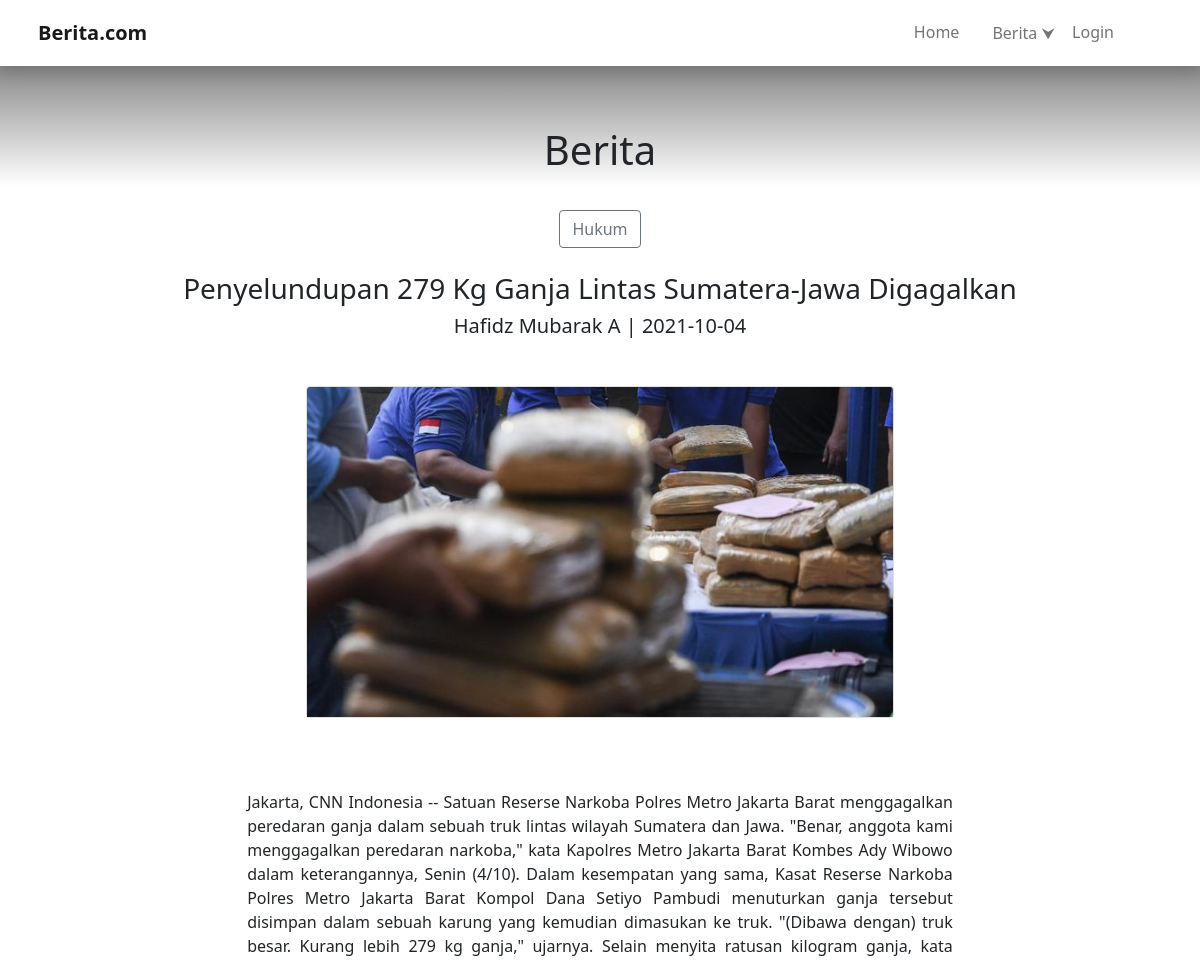
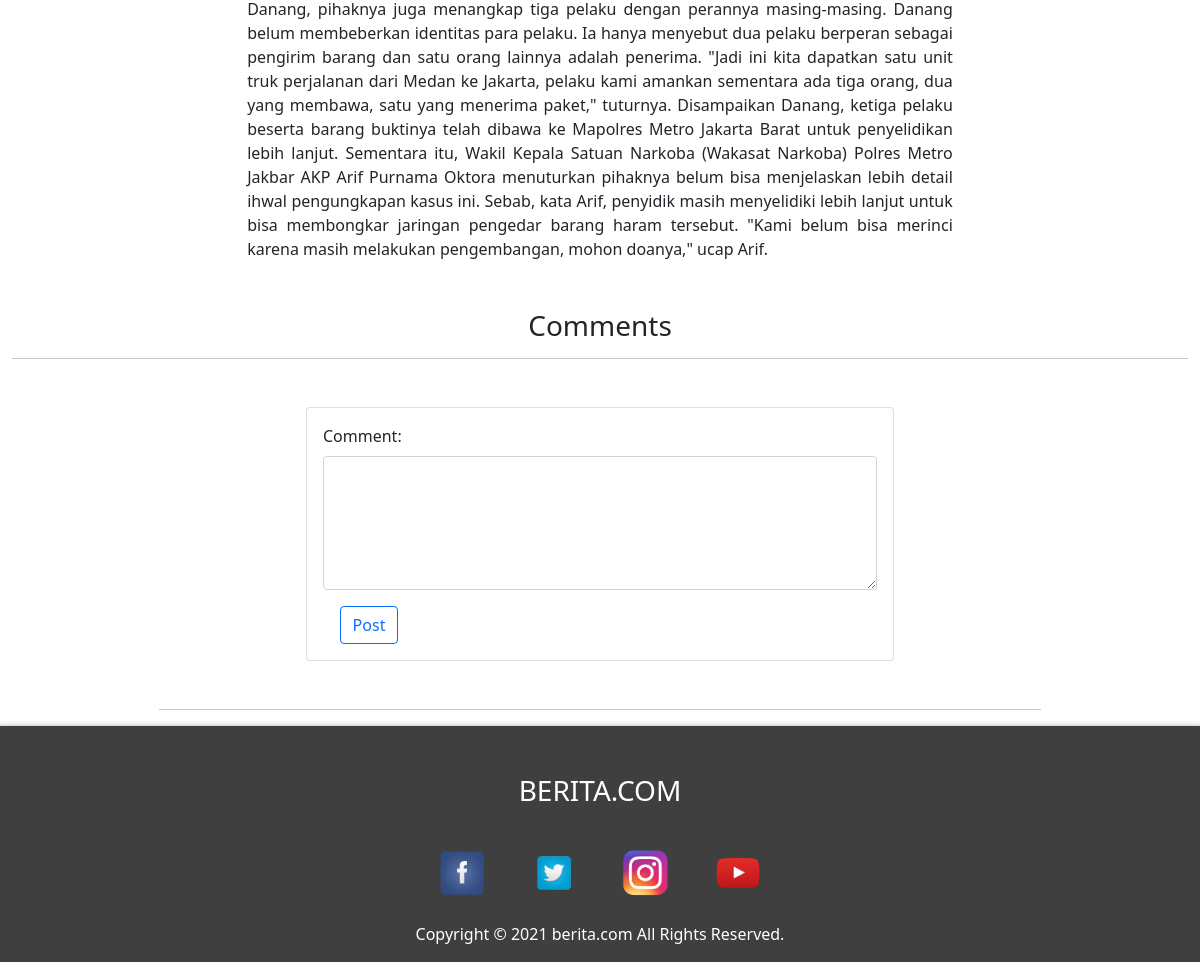
Page /view/newsDetail.php?id_berita=1 on the committed database (2 pictures, top to bottom).
### tables this page shows
CREATE TABLE `berita` (
  `judul` varchar(100) DEFAULT NULL,
  `kategori` varchar(50) DEFAULT NULL,
  `gambar` varchar(100) DEFAULT NULL,
  `penulis` varchar(50) DEFAULT NULL,
  `tanggal` date DEFAULT NULL,
  `konten` text DEFAULT NULL,
  `ID_post` int(11) DEFAULT NULL
);

### model/news_fetch_specific.php (called while the page is built)
<?php
    $queryBerita = $db->prepare("SELECT * from berita WHERE ID_post=:id_berita");
    $queryBerita->bindParam(":id_berita", $id_berita);
    $queryBerita->execute();
    $beritas = $queryBerita->fetch();
?>

### view/newsDetail.php (the view, shortened to what this page needs)
<?php
    include '..\include\db_connect.php';
    $id_berita = $_GET['id_berita'];
    include '..\model\news_fetch_specific.php';
?>
<!DOCTYPE html>
<html>
    <?php include 'head.php' ?>
    <body>
        <?php include 'navbar.php' ?>
        <div class="news-header">
            <h1 class="news-header-title">Berita</h1>
        </div>
        <div class="container-fluid">
            <div class="newsTitle mt-4">
                <a class="btn btn-outline-secondary" href="news.php?kategori=<?= $beritas['kategori'] ?>"><?= $beritas['kategori'] ?></a><br><br>
                <h3><?= $beritas['judul'] ?></h3>
                <h5><?= $beritas['penulis'] ?> | <?= $beritas['tanggal'] ?></h5>
                <div class="card w-50 mx-auto my-5">
                    <img src="..\assets\news\<?= $beritas['gambar'] ?>" class="card-img-top">
                </div><br>
                <div class="newsContent">
                    <?= $beritas['konten'] ?>
                </div>
            </div>
            <div class="mt-5 mb-2" style="text-align: center"><h3>Comments</h3><hr></div>
            <div class="card width-comment mx-auto my-5">
                <div class="card-body">
                    <form id="login" method="post" action="..\controller\insert_comment.php">
                        <label for="email" class="form-label">Comment:</label>
                        <div class="row">
                            <div class="col-auto">
                                <textarea id="comment" class="form-control" name="comment" rows="5" cols="80" style="transition:0.25s"></textarea>
                            </div>
                        </div>
                        <div class="row mt-3">
                            <div class="col-12">
                                <input type="submit" class="btn btn-outline-primary" style="margin-left: 3%" id="submit" value="Post">
                            </div>
                        </div>
                    </form>
                </div>
            </div>
            <div class="w-75 m-auto">
                <hr>
            </div>
        </div>
        <?php include 'footer.php'; ?>
    </body>
</html>

### assets/mainStyle.css (style rules this page uses)
.news-header { padding: 5%; background-image: linear-gradient(to top, rgba(138, 138, 138, 0), rgba(138,138,138,1)); width: 100%; height: 100px; }
.news-header-title { text-align: center; }
.newsTitle { text-align: center; }
.newsContent { text-align: justify; margin-left: 20%; margin-right: 20%; }
@media only screen and (min-width: 768px) { .width-comment { width: 50%; } }

### rows in the picture
berita: kategori "Hukum", judul "Penyelundupan 279 Kg Ganja Lintas Sumatera-Jawa Digagalkan", penulis "Hafidz Mubarak A", tanggal "2021-10-04", gambar (picture), konten "Jakarta, CNN Indonesia -- Satuan Reserse Narkoba Polres Metro Jakarta Barat menggagalkan peredaran ganja dalam sebuah truk lintas wilayah Sumatera dan Jawa. \"Benar, anggota kami menggagalkan peredaran narkoba,\" kata Kapolres Metro Jakarta Barat Kombes Ady Wibowo dalam keterangannya, Senin (4/10). Dalam kesempatan yang sama, Kasat Reserse Narkoba Polres Metro Jakarta Barat Kompol Dana Setiyo Pambudi menuturkan ganja tersebut disimpan dalam sebuah karung yang kemudian dimasukan ke truk. \"(Dibawa dengan) truk besar. Kurang lebih 279 kg ganja,\" ujarnya. Selain menyita ratusan kilogram ganja, kata Danang, pihaknya juga menangkap tiga pelaku dengan perannya masing-masing. Danang belum membeberkan…"
